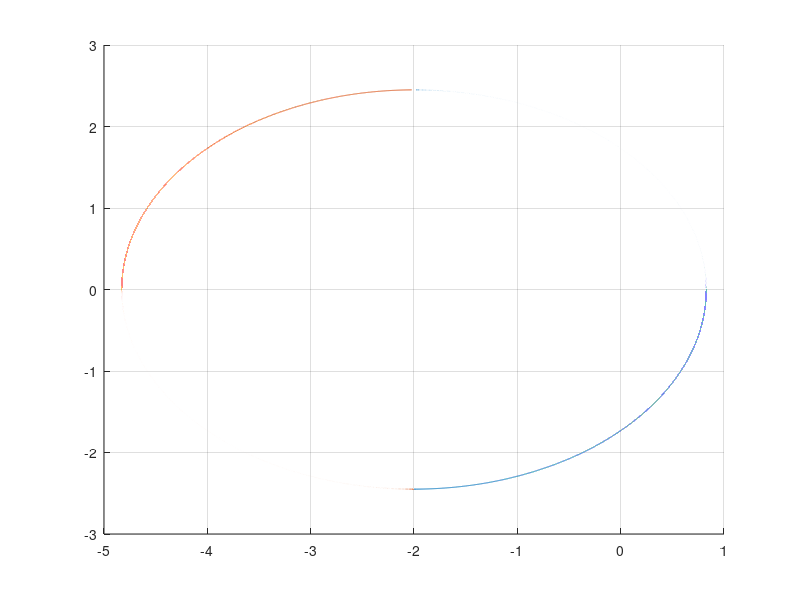

Write the MATLAB code that produced this figure.
% t=linspace(-1,1,2000);  %??t?????
% 
% x= -2 + 2*sqrt(2 - (t.^2/3));
% y= t.;
% [x,y]=meshgrid(x,y);%??????
% z = 4 + 2*sqrt(2 - t.^2/3)); %z????
% z(z>10) = nan;
% subplot(1,2,1)
% surf(x,y,z)
% shading interp

clear all;
clc;

t=-sqrt(6):0.0001:sqrt(6);
x=-2 + 2*sqrt(2 - (t.^2/3));
y=t;
z=4 + 2*sqrt(2 - t.^2/3);
x1=-2 - 2*sqrt(2 - (t.^2/3));
y1=t;
z1=4 - 2*sqrt(2 - t.^2/3);
hold on
plot3(x,y,z);
plot3(x1,y1,z1);
grid on;
hold off